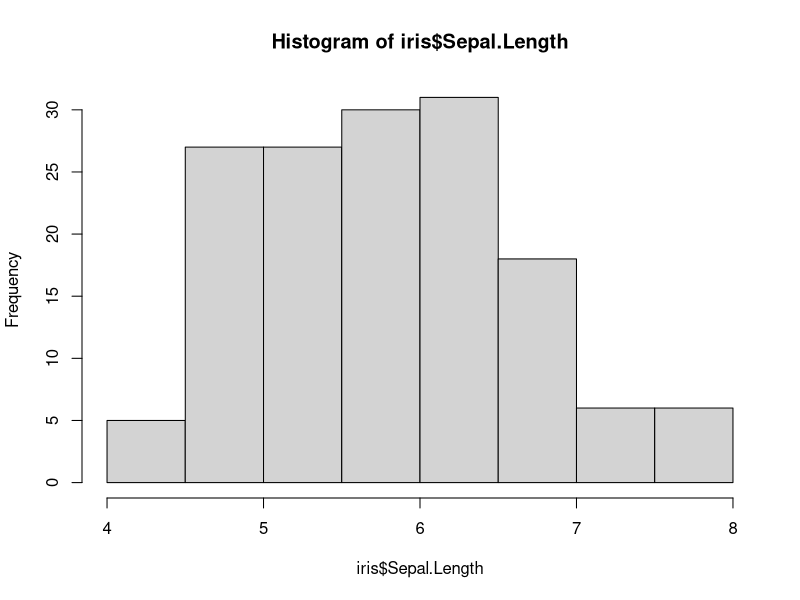
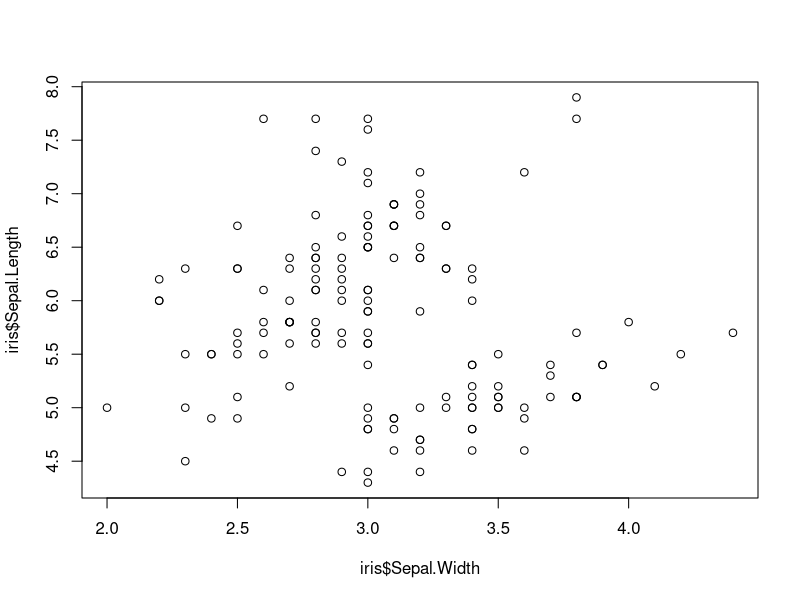

Source code (R) for these figures, in order:
## ---- chunk 1
knitr::opts_chunk$set(echo = TRUE)
## ---- chunk 2
str(iris)
summary(iris)
## ---- chunk 3
median(iris$Petal.Width)
## ---- chunk 4
hist(iris$Sepal.Length)
## ---- chunk 5
plot(iris$Sepal.Width, iris$Sepal.Length)
